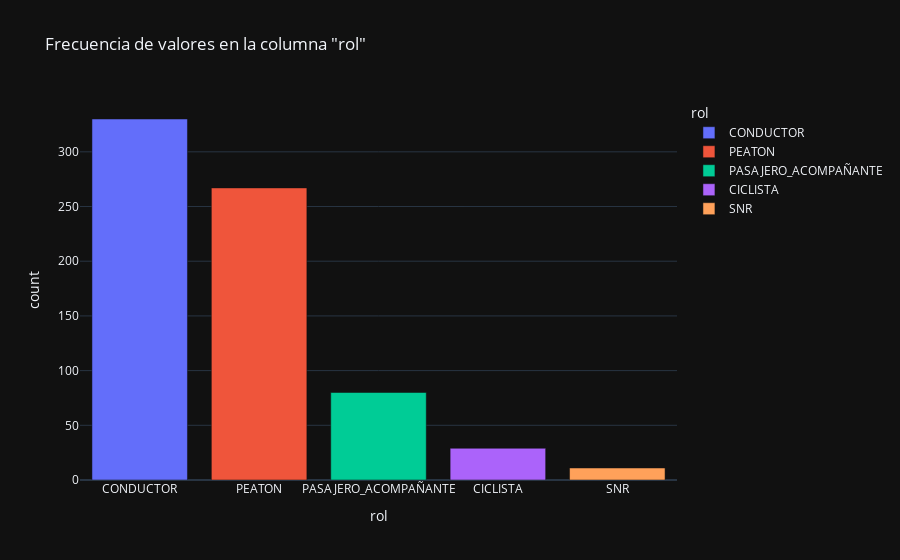
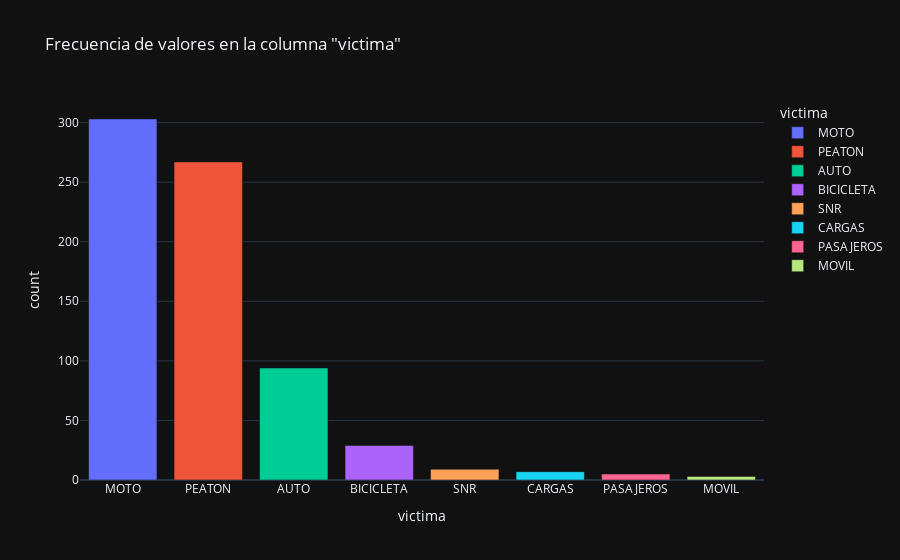
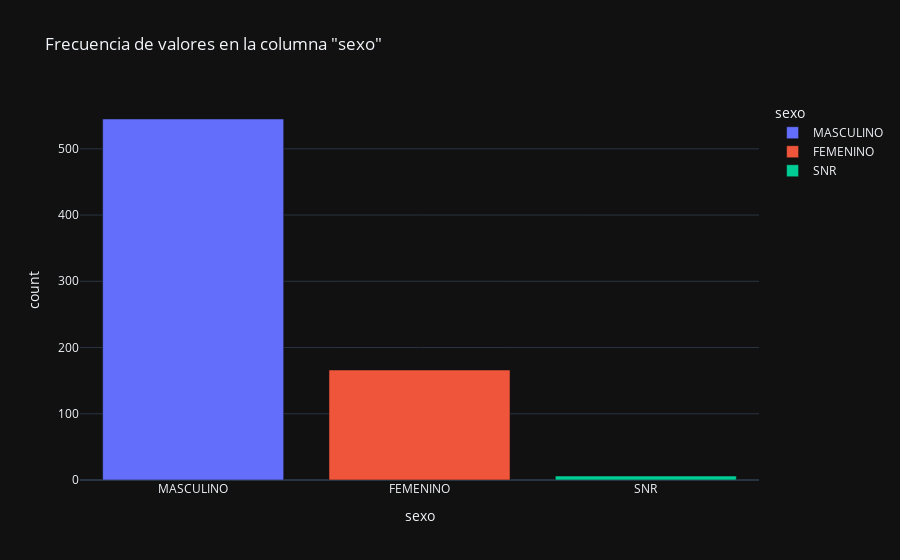
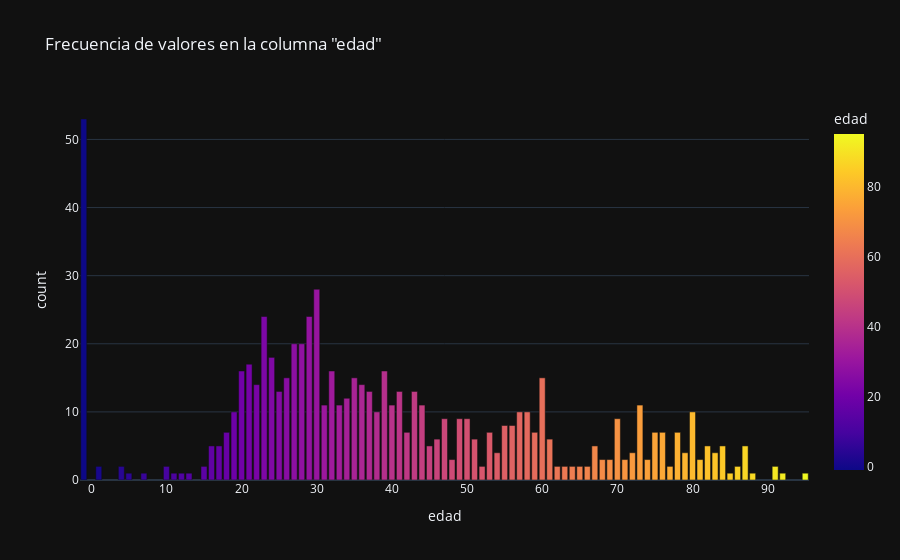

Notebook code for these charts, in order:
### Code cell
barplot_visualization(victima_h_lm, 'rol')
barplot_visualization(victima_h_lm, 'victima')
barplot_visualization(victima_h_lm, 'sexo')
barplot_visualization(victima_h_lm, 'edad')

### Figure 1 — Plotly figure (JSON) as saved in the notebook; plotly's stock layout.template omitted (floating-point values rounded to 4 significant figures)
{"data": [{"alignmentgroup": "True", "hovertemplate": "rol=%{x}<br>count=%{y}<extra></extra>", "legendgroup": "CONDUCTOR", "marker": {"color": "#636efa", "pattern": {"shape": ""}}, "name": "CONDUCTOR", "offsetgroup": "CONDUCTOR", "orientation": "v", "showlegend": true, "textposition": "auto", "type": "bar", "x": ["CONDUCTOR"], "xaxis": "x", "y": [330], "yaxis": "y"}, {"alignmentgroup": "True", "hovertemplate": "rol=%{x}<br>count=%{y}<extra></extra>", "legendgroup": "PEATON", "marker": {"color": "#EF553B", "pattern": {"shape": ""}}, "name": "PEATON", "offsetgroup": "PEATON", "orientation": "v", "showlegend": true, "textposition": "auto", "type": "bar", "x": ["PEATON"], "xaxis": "x", "y": [267], "yaxis": "y"}, {"alignmentgroup": "True", "hovertemplate": "rol=%{x}<br>count=%{y}<extra></extra>", "legendgroup": "PASAJERO_ACOMPAÑANTE", "marker": {"color": "#00cc96", "pattern": {"shape": ""}}, "name": "PASAJERO_ACOMPAÑANTE", "offsetgroup": "PASAJERO_ACOMPAÑANTE", "orientation": "v", "showlegend": true, "textposition": "auto", "type": "bar", "x": ["PASAJERO_ACOMPAÑANTE"], "xaxis": "x", "y": [80], "yaxis": "y"}, {"alignmentgroup": "True", "hovertemplate": "rol=%{x}<br>count=%{y}<extra></extra>", "legendgroup": "CICLISTA", "marker": {"color": "#ab63fa", "pattern": {"shape": ""}}, "name": "CICLISTA", "offsetgroup": "CICLISTA", "orientation": "v", "showlegend": true, "textposition": "auto", "type": "bar", "x": ["CICLISTA"], "xaxis": "x", "y": [29], "yaxis": "y"}, {"alignmentgroup": "True", "hovertemplate": "rol=%{x}<br>count=%{y}<extra></extra>", "legendgroup": "SNR", "marker": {"color": "#FFA15A", "pattern": {"shape": ""}}, "name": "SNR", "offsetgroup": "SNR", "orientation": "v", "showlegend": true, "textposition": "auto", "type": "bar", "x": ["SNR"], "xaxis": "x", "y": [11], "yaxis": "y"}], "layout": {"barmode": "relative", "legend": {"title": {"text": "rol"}, "tracegroupgap": 0}, "title": {"text": "Frecuencia de valores en la columna \"rol\""}, "xaxis": {"anchor": "y", "categoryarray": ["CONDUCTOR", "PEATON", "PASAJERO_ACOMPAÑANTE", "CICLISTA", "SNR"], "categoryorder": "array", "domain": [0, 1], "title": {"text": "rol"}}, "yaxis": {"anchor": "x", "domain": [0, 1], "title": {"text": "count"}}}}

### Figure 2 — Plotly figure (JSON) as saved in the notebook; plotly's stock layout.template omitted (floating-point values rounded to 4 significant figures)
{"data": [{"alignmentgroup": "True", "hovertemplate": "victima=%{x}<br>count=%{y}<extra></extra>", "legendgroup": "MOTO", "marker": {"color": "#636efa", "pattern": {"shape": ""}}, "name": "MOTO", "offsetgroup": "MOTO", "orientation": "v", "showlegend": true, "textposition": "auto", "type": "bar", "x": ["MOTO"], "xaxis": "x", "y": [303], "yaxis": "y"}, {"alignmentgroup": "True", "hovertemplate": "victima=%{x}<br>count=%{y}<extra></extra>", "legendgroup": "PEATON", "marker": {"color": "#EF553B", "pattern": {"shape": ""}}, "name": "PEATON", "offsetgroup": "PEATON", "orientation": "v", "showlegend": true, "textposition": "auto", "type": "bar", "x": ["PEATON"], "xaxis": "x", "y": [267], "yaxis": "y"}, {"alignmentgroup": "True", "hovertemplate": "victima=%{x}<br>count=%{y}<extra></extra>", "legendgroup": "AUTO", "marker": {"color": "#00cc96", "pattern": {"shape": ""}}, "name": "AUTO", "offsetgroup": "AUTO", "orientation": "v", "showlegend": true, "textposition": "auto", "type": "bar", "x": ["AUTO"], "xaxis": "x", "y": [94], "yaxis": "y"}, {"alignmentgroup": "True", "hovertemplate": "victima=%{x}<br>count=%{y}<extra></extra>", "legendgroup": "BICICLETA", "marker": {"color": "#ab63fa", "pattern": {"shape": ""}}, "name": "BICICLETA", "offsetgroup": "BICICLETA", "orientation": "v", "showlegend": true, "textposition": "auto", "type": "bar", "x": ["BICICLETA"], "xaxis": "x", "y": [29], "yaxis": "y"}, {"alignmentgroup": "True", "hovertemplate": "victima=%{x}<br>count=%{y}<extra></extra>", "legendgroup": "SNR", "marker": {"color": "#FFA15A", "pattern": {"shape": ""}}, "name": "SNR", "offsetgroup": "SNR", "orientation": "v", "showlegend": true, "textposition": "auto", "type": "bar", "x": ["SNR"], "xaxis": "x", "y": [9], "yaxis": "y"}, {"alignmentgroup": "True", "hovertemplate": "victima=%{x}<br>count=%{y}<extra></extra>", "legendgroup": "CARGAS", "marker": {"color": "#19d3f3", "pattern": {"shape": ""}}, "name": "CARGAS", "offsetgroup": "CARGAS", "orientation": "v", "showlegend": true, "textposition": "auto", "type": "bar", "x": ["CARGAS"], "xaxis": "x", "y": [7], "yaxis": "y"}, {"alignmentgroup": "True", "hovertemplate": "victima=%{x}<br>count=%{y}<extra></extra>", "legendgroup": "PASAJEROS", "marker": {"color": "#FF6692", "pattern": {"shape": ""}}, "name": "PASAJEROS", "offsetgroup": "PASAJEROS", "orientation": "v", "showlegend": true, "textposition": "auto", "type": "bar", "x": ["PASAJEROS"], "xaxis": "x", "y": [5], "yaxis": "y"}, {"alignmentgroup": "True", "hovertemplate": "victima=%{x}<br>count=%{y}<extra></extra>", "legendgroup": "MOVIL", "marker": {"color": "#B6E880", "pattern": {"shape": ""}}, "name": "MOVIL", "offsetgroup": "MOVIL", "orientation": "v", "showlegend": true, "textposition": "auto", "type": "bar", "x": ["MOVIL"], "xaxis": "x", "y": [3], "yaxis": "y"}], "layout": {"barmode": "relative", "legend": {"title": {"text": "victima"}, "tracegroupgap": 0}, "title": {"text": "Frecuencia de valores en la columna \"victima\""}, "xaxis": {"anchor": "y", "categoryarray": ["MOTO", "PEATON", "AUTO", "BICICLETA", "SNR", "CARGAS", "PASAJEROS", "MOVIL"], "categoryorder": "array", "domain": [0, 1], "title": {"text": "victima"}}, "yaxis": {"anchor": "x", "domain": [0, 1], "title": {"text": "count"}}}}

### Figure 3 — Plotly figure (JSON) as saved in the notebook; plotly's stock layout.template omitted (floating-point values rounded to 4 significant figures)
{"data": [{"alignmentgroup": "True", "hovertemplate": "sexo=%{x}<br>count=%{y}<extra></extra>", "legendgroup": "MASCULINO", "marker": {"color": "#636efa", "pattern": {"shape": ""}}, "name": "MASCULINO", "offsetgroup": "MASCULINO", "orientation": "v", "showlegend": true, "textposition": "auto", "type": "bar", "x": ["MASCULINO"], "xaxis": "x", "y": [545], "yaxis": "y"}, {"alignmentgroup": "True", "hovertemplate": "sexo=%{x}<br>count=%{y}<extra></extra>", "legendgroup": "FEMENINO", "marker": {"color": "#EF553B", "pattern": {"shape": ""}}, "name": "FEMENINO", "offsetgroup": "FEMENINO", "orientation": "v", "showlegend": true, "textposition": "auto", "type": "bar", "x": ["FEMENINO"], "xaxis": "x", "y": [166], "yaxis": "y"}, {"alignmentgroup": "True", "hovertemplate": "sexo=%{x}<br>count=%{y}<extra></extra>", "legendgroup": "SNR", "marker": {"color": "#00cc96", "pattern": {"shape": ""}}, "name": "SNR", "offsetgroup": "SNR", "orientation": "v", "showlegend": true, "textposition": "auto", "type": "bar", "x": ["SNR"], "xaxis": "x", "y": [6], "yaxis": "y"}], "layout": {"barmode": "relative", "legend": {"title": {"text": "sexo"}, "tracegroupgap": 0}, "title": {"text": "Frecuencia de valores en la columna \"sexo\""}, "xaxis": {"anchor": "y", "categoryarray": ["MASCULINO", "FEMENINO", "SNR"], "categoryorder": "array", "domain": [0, 1], "title": {"text": "sexo"}}, "yaxis": {"anchor": "x", "domain": [0, 1], "title": {"text": "count"}}}}

### Figure 4 — Plotly figure (JSON) as saved in the notebook; plotly's stock layout.template omitted (floating-point values rounded to 4 significant figures)
{"data": [{"alignmentgroup": "True", "hovertemplate": "edad=%{marker.color}<br>count=%{y}<extra></extra>", "legendgroup": "", "marker": {"color": [-1, 30, 29, 23, 27, 28, 24, 21, 32, 39, 20, 60, 35, 26, 36, 22, 25, 37, 43, 41, 34, 40, 33, 73, 44, 31, 57, 38, 58, 80, 19, 70, 47, 49, 50, 55, 56, 76, 18, 53, 42, 59, 75, 78, 51, 46, 61, 82, 16, 84, 17, 67, 87, 45, 54, 83, 79, 72, 69, 68, 71, 74, 81, 48, 77, 86, 62, 1, 91, 15, 66, 10, 65, 63, 52, 4, 64, 5, 92, 95, 12, 11, 13, 85, 7, 88], "coloraxis": "coloraxis", "pattern": {"shape": ""}}, "name": "", "offsetgroup": "", "orientation": "v", "showlegend": false, "textposition": "auto", "type": "bar", "x": [-1, 30, 29, 23, 27, 28, 24, 21, 32, 39, 20, 60, 35, 26, 36, 22, 25, 37, 43, 41, 34, 40, 33, 73, 44, 31, 57, 38, 58, 80, 19, 70, 47, 49, 50, 55, 56, 76, 18, 53, 42, 59, 75, 78, 51, 46, 61, 82, 16, 84, 17, 67, 87, 45, 54, 83, 79, 72, 69, 68, 71, 74, 81, 48, 77, 86, 62, 1, 91, 15, 66, 10, 65, 63, 52, 4, 64, 5, 92, 95, 12, 11, 13, 85, 7, 88], "xaxis": "x", "y": [53, 28, 24, 24, 20, 20, 18, 17, 16, 16, 16, 15, 15, 15, 14, 14, 13, 13, 13, 13, 12, 11, 11, 11, 11, 11, 10, 10, 10, 10, 10, 9, 9, 9, 9, 8, 8, 7, 7, 7, 7, 7, 7, 7, 6, 6, 6, 5, 5, 5, 5, 5, 5, 5, 4, 4, 4, 4, 3, 3, 3, 3, 3, 3, 2, 2, 2, 2, 2, 2, 2, 2, 2, 2, 2, 2, 2, 1, 1, 1, 1, 1, 1, 1, 1, 1], "yaxis": "y"}], "layout": {"barmode": "relative", "coloraxis": {"colorbar": {"title": {"text": "edad"}}, "colorscale": [[0, "#0d0887"], [0.1111, "#46039f"], [0.2222, "#7201a8"], [0.3333, "#9c179e"], [0.4444, "#bd3786"], [0.5556, "#d8576b"], [0.6667, "#ed7953"], [0.7778, "#fb9f3a"], [0.8889, "#fdca26"], [1, "#f0f921"]]}, "legend": {"tracegroupgap": 0}, "title": {"text": "Frecuencia de valores en la columna \"edad\""}, "xaxis": {"anchor": "y", "domain": [0, 1], "title": {"text": "edad"}}, "yaxis": {"anchor": "x", "domain": [0, 1], "title": {"text": "count"}}}}
